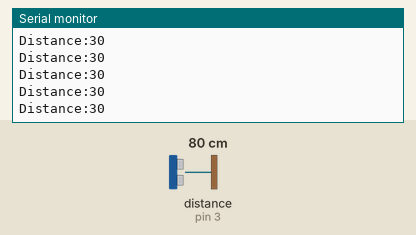
Simulated run of this sketch. Board: Arduino Uno, built with avr-gcc and run on an emulated ATmega328P. Shown: the last lines printed to the serial monitor. Wiring (inferred from the names in the program): ultrasonic range finder: trigger pin 2; echo pin 3. The test bench sets the inputs (shaded band); at power-on: distance to the obstacle (sensor on pin 3) 80 cm. The echo pulse lasts 58.3 µs per cm.

Above: at 1.2 s.
1.3 s: distance to the obstacle (sensor on pin 3) set to 2 cm
At 2.1 s:
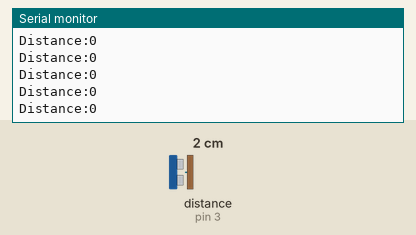
2.8 s: distance to the obstacle (sensor on pin 3) set to 250 cm
At 3.5 s:
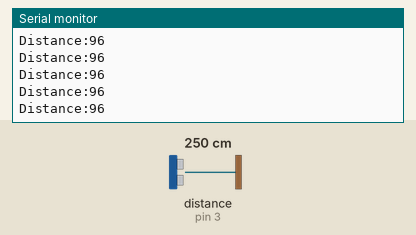
5.8 s: distance to the obstacle (sensor on pin 3) set to 299 cm
At 6.3 s:
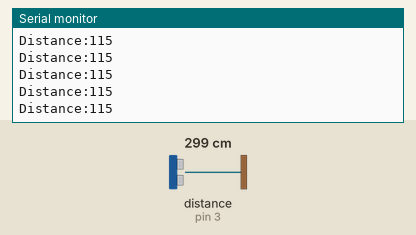
8.8 s: distance to the obstacle (sensor on pin 3) set to 4 cm
At 9.4 s:
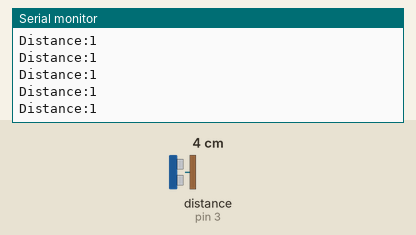
Timing chart, 0 to 11.8 s (numbered marks = the images above; inputs shaded):
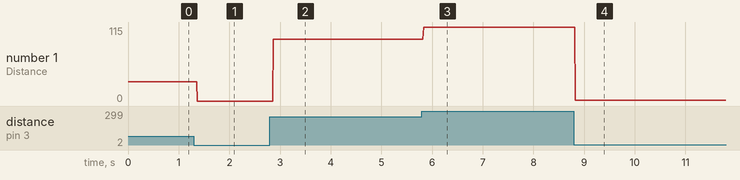

The sketch:

ard_ultrasonic_sensor.ino
```cpp
int trigger_pin = 2;
int echo_pin = 3;

int time;
int distance;

void setup() {

  Serial.begin (9600);
  pinMode (trigger_pin, OUTPUT);
  pinMode (echo_pin, INPUT);

}
void loop() {

  digitalWrite (trigger_pin, LOW);
  delayMicroseconds(10);
  digitalWrite (trigger_pin, HIGH);
  delayMicroseconds(10);
  digitalWrite(trigger_pin, LOW);
  time=pulseIn(echo_pin,HIGH);
  distance=time*0.01330/2;

  Serial.print("Distance:");
  Serial.println(distance);

}
```

Measured:
- after the input at 1.3 s, the serial monitor: prints a new line after 0.07 s (image 1)
- after the input at 2.8 s, the serial monitor: prints a new line after 0.07 s (image 2)
- after the input at 5.8 s, the serial monitor: prints a new line at once (image 3)
- after the input at 8.8 s, the serial monitor: prints a new line at once (image 4)
- plotted number 1: 30 → 0 after the input at 1.3 s, 0 → 96 after the input at 2.8 s, 96 → 115 after the input at 5.8 s, 115 → 1 after the input at 8.8 s
